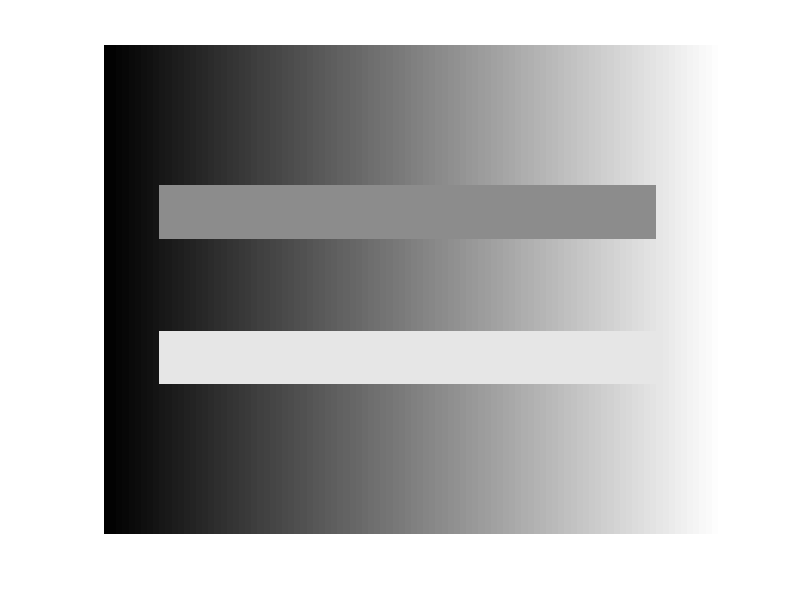
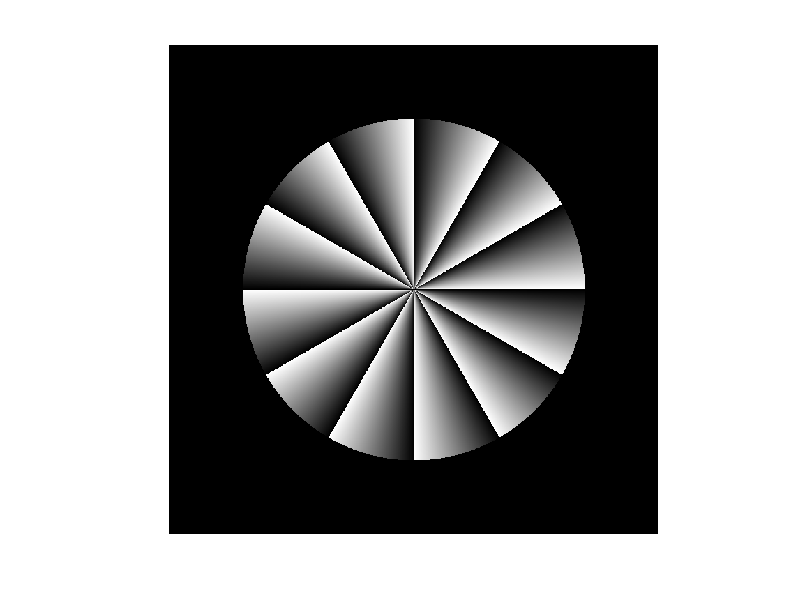

The MATLAB script that drew these images, in order:

%% qu 6.1
% looked it over, IF 2/14/2018

n = 101;  
[X,Y] = meshgrid(linspace(-1,1,n)); 
X(30:40, 10:90)=.1; 
X(60:70, 10:90)=.8; 
imagesc(X); 
axis off 
colormap(gray(256)) 
saveas(gcf,'Illusion_ColorConstancy_1.jpg');

%% qu 6.2

n = 701; 
nseg=6;  
radius=.7;  
[X,Y] = meshgrid(linspace(-1,1,n));  


theta = atan2(Y,X)./pi; 
theta=mod(theta*nseg, 1);

radiusimage=sqrt(X.^2+ Y.^2); 
aperture=NaN(size(radiusimage)); 
aperture(radiusimage<radius)=1; 
aperture(radiusimage>=radius)=0; 
illusion=theta.*aperture; 
imagesc(illusion); 
axis square; axis off 
colormap(gray(256)) 
saveas(gcf,'peripheraldrift1.jpg')
